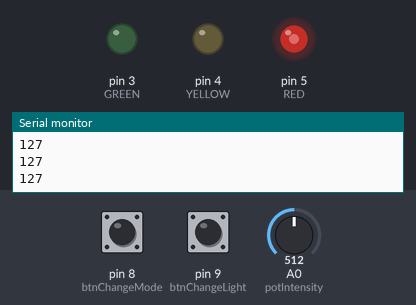
A sketch run on a simulated Arduino Uno, built with avr-gcc and run on an emulated ATmega328P. Parts: output pins drawn as LEDs (lit = HIGH), the last lines printed to the serial monitor. Dashed ring = blinking. The inputs (shaded band) are chosen by the test bench; at power-on: pin 8 (btnChangeMode) LOW, A0 (potIntensity) = 512, pin 9 (btnChangeLight) LOW.

Above: at 1.2 s.
1.3 s: pin 8 (btnChangeMode) pulled HIGH for 0.15 s
At 3.8 s:
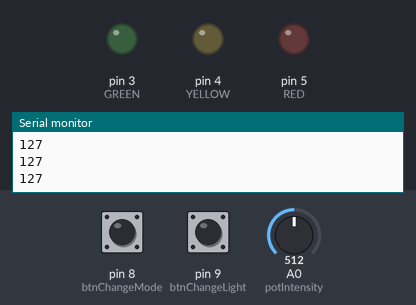
4.3 s: A0 (potIntensity) set to 716
At 5.12 s:
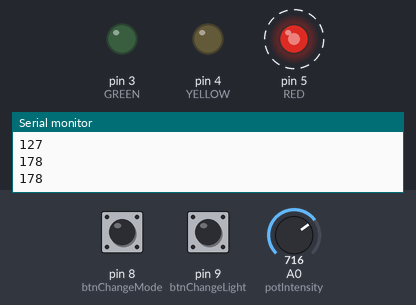
7.3 s: pin 9 (btnChangeLight) pulled HIGH for 0.15 s
At 7.62 s:
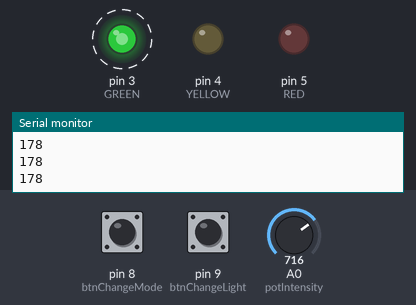
10.4 s: A0 (potIntensity) set to 900
13.4 s: pin 8 (btnChangeMode) pulled HIGH for 1 s
16.9 s: pin 9 (btnChangeLight) pulled HIGH for 1 s
At 18.1 s:
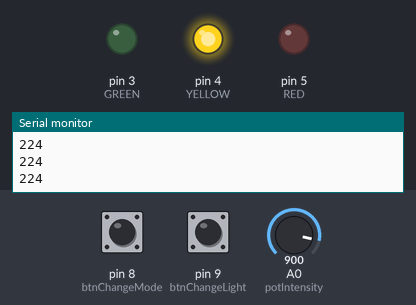
Timing chart, 0 to 21.9 s (numbered marks = the images above; inputs shaded):
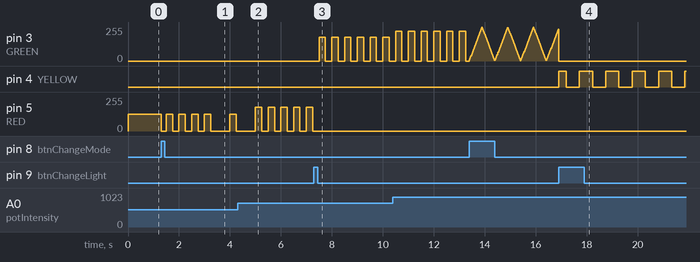

The sketch:

main.ino
```cpp
/*
 Excerpt from: https://www.arduino.cc/en/Reference/AnalogWrite
	"The PWM outputs generated on pins 5 and 6 will have higher-than-expected duty cycles. This is because of interactions with the millis() and delay() functions, which share the same internal timer used to generate those PWM outputs."
	I was having issues with the red light not turning off all the way, and I guess now I know why.
 */
const int potIntensity = A0, btnChangeLight = 9, btnChangeMode = 8;
enum LIGHT {RED = 5, YELLOW = 4, GREEN = 3};
enum MODE {BLINK, FADE, STAY_ON};
LIGHT currentLight = RED;
MODE currentMode = STAY_ON;

/* Typical startup. Called once on boot. */
void setup() {
  Serial.begin(9600);
  pinMode(RED, OUTPUT);
  pinMode(YELLOW, OUTPUT);
  pinMode(GREEN, OUTPUT);
  pinMode(potIntensity, INPUT);
  pinMode(btnChangeLight, INPUT);
  pinMode(btnChangeMode, INPUT);
}

/* Sets the brightness of each light to zero.
Since there is only one light on at a time, this could be optimized by only turning off the currently illuminated light, but that adds complexity. */
void resetLights() {
  analogWrite(RED, 0);
  analogWrite(YELLOW, 0);
  analogWrite(GREEN, 0);
}

/* Return the current potentiometer value. analogRead returns a number between 0 and 1023, but analogWrite accepts a value from 0 to 255. This function solves that discrepancy. */
int pot() {
  return map(analogRead(potIntensity), 0, 1023, 0, 255);
}

/*
	A note on debounce:

	The two functions below are called every loop iteration. The loop runs extremely fast. As a result, pressing the button once can trigger more than one change because the button will still register as being pressed in the next iteration. The solution to this is a debounce.

	When the button is pressed, debounce is set to true. When debounce is true, the function will not return true, so the light/mode will not be changed. Debounce is reset when the button is detected as unpressed.

	For optimization, these two methods could be combined into one. This could add more complexity, however, as two debounces would need to be used rather than one.
*/
bool shouldChangeLight() {
  static bool debounce = false; // Static variables preserve their value across function calls
  bool light = digitalRead(btnChangeLight);
  if (light && !debounce) {
    debounce = true;
    return true;
  }
  if (!light) debounce = false;
  return false;
}

bool shouldChangeMode() { // Identical to shouldChangeLight() except for the pin constant
  static bool debounce = false;
  bool mode = digitalRead(btnChangeMode);
  if (mode && !debounce) {
    debounce = true;
    return true;
  }
  if (!mode) debounce = false;
  return false;
}

/*
	A note on millis():

	Traditionally, If you want to wait for some time on Arduino, you'd use delay(). For this application, delay() presents a problem: it blocks the loop, so that pressing the buttons or changing the pot do not cause any visible changes until after the delay is over. I wanted these changes to be dealt with as soon as they happened.

	millis() returns the amount of milliseconds since the program started running. By applying modulo operations to it (such as millis() % 500) and checking if the result is 0, we can ensure that certain portions of our code are only executed in regular intervals. For example, the last few lines of code in loop():

		if (millis() % 1000 == 0) {
			Serial.println(pot());
		}

	...Will only be run every second, and therefore the serial console will not be spammed.
*/
void executeCurrentMode() {
  static int brightness = 0;
  static bool shouldIncrement = true;
  switch(currentMode) {
    case STAY_ON:
      analogWrite(currentLight, pot());
      break;
    case BLINK:
      if (millis() % 250 == 0) {
        brightness = 0;
      }
      if (millis() % 500 == 0) {
        brightness = pot();
      }
      analogWrite(currentLight, brightness);
      break;
    case FADE:
      if (millis() % 20 == 0) {
				/*
					Following code can be optimized like so:
					brightness = brightness + (shouldIncrement ? 1 : -1);
					shouldIncrement = (brightness >= 255 ? false : true);
				*/
        if (shouldIncrement) brightness++;
        if (!shouldIncrement) brightness--;
        if (brightness >= 255) shouldIncrement = false;
        if (brightness <= 0) shouldIncrement = true;
      }
      analogWrite(currentLight, brightness);
      break;
  }
}

/*
	A note on switch:

	In this application switch statements are used to determine what mode/light to switch to based on the current mode/light. This can probably be optimized by iterating over the enums.
*/
void loop() {
  // Acquire values
  if (shouldChangeLight()) {
    resetLights();
    switch(currentLight) {
      case RED:
        currentLight = GREEN;
        break;
      case YELLOW:
        currentLight = RED;
        break;
      case GREEN:
        currentLight = YELLOW;
        break;
    }
  }
  if (shouldChangeMode()) {
    switch (currentMode) {
      case STAY_ON:
        currentMode = BLINK;
        break;
      case BLINK:
        currentMode = FADE;
        break;
      case FADE:
        currentMode = STAY_ON;
        break;
    }
  }
  executeCurrentMode();
  if (millis() % 1000 == 0) {
    Serial.println(pot());
  }
}
```

Measured:
- after the input at 1.3 s, pin 5 (RED): goes 0/255 0.20 s, 3 × (127/255 0.25 s, 0/255 0.25 s), 127/255 0.25 s, 0/255 0.75 s, 127/255 0.25 s, then 0/255, starting at once
- after the input at 7.3 s, pin 3 (GREEN): alternates 178/255 for 0.25 s and 0/255 for 0.25 s, starting after 0.20 s; pin 5 (RED): stops changing and stays 0/255
- after the input at 16.9 s, pin 4 (YELLOW): goes HIGH 0.30 s, LOW 0.50 s, HIGH 0.54 s, LOW 0.50 s, then HIGH, starting at once
